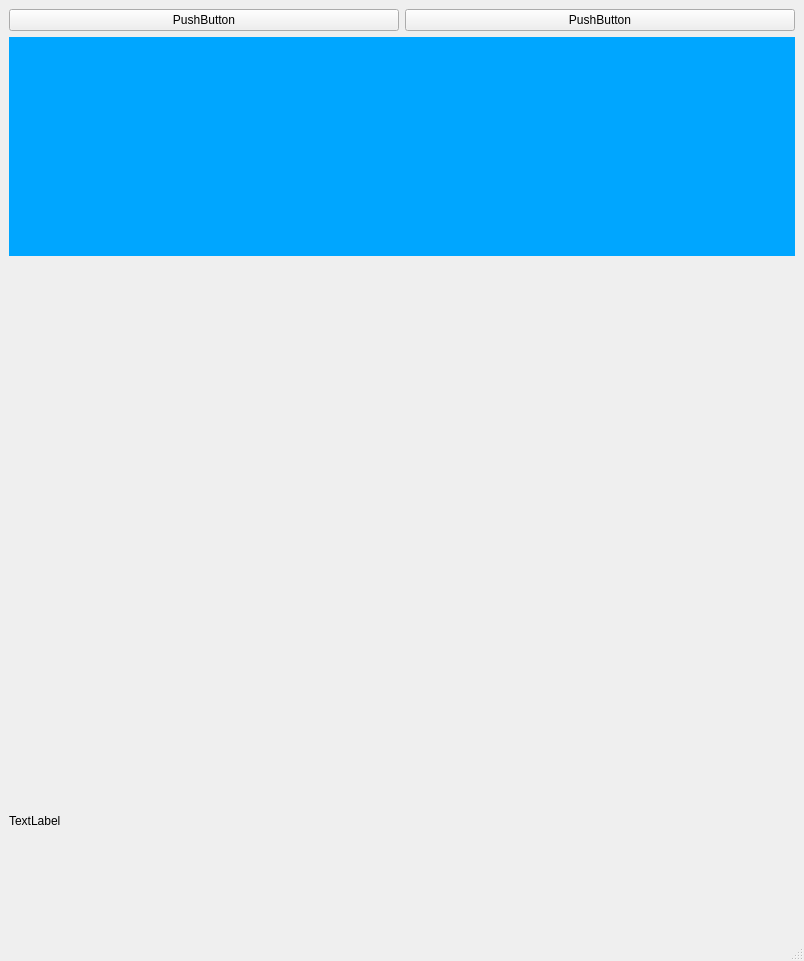
<?xml version="1.0" encoding="UTF-8"?>
<ui version="4.0">
 <class>MainWindow</class>
 <widget class="QMainWindow" name="MainWindow">
  <property name="geometry">
   <rect>
    <x>0</x>
    <y>0</y>
    <width>804</width>
    <height>961</height>
   </rect>
  </property>
  <property name="windowTitle">
   <string>MainWindow</string>
  </property>
  <property name="styleSheet">
   <string notr="true">QFrame#dibujo1{
background-color:rgb(60, 213, 255)
}</string>
  </property>
  <widget class="QWidget" name="centralwidget">
   <layout class="QGridLayout" name="gridLayout">
    <item row="0" column="0">
     <widget class="QPushButton" name="boton1">
      <property name="text">
       <string>PushButton</string>
      </property>
     </widget>
    </item>
    <item row="0" column="1">
     <widget class="QPushButton" name="boton2">
      <property name="text">
       <string>PushButton</string>
      </property>
     </widget>
    </item>
    <item row="1" column="0" colspan="2">
     <widget class="QWidget" name="dibujo1" native="true">
      <property name="minimumSize">
       <size>
        <width>0</width>
        <height>0</height>
       </size>
      </property>
      <property name="maximumSize">
       <size>
        <width>16777215</width>
        <height>16777215</height>
       </size>
      </property>
      <property name="styleSheet">
       <string notr="true">background-color: rgb(0, 166, 255);</string>
      </property>
     </widget>
    </item>
    <item row="2" column="0" colspan="2">
     <widget class="QWidget" name="dibujo2" native="true"/>
    </item>
    <item row="3" column="0" colspan="2">
     <widget class="QWidget" name="dibujo3" native="true"/>
    </item>
    <item row="4" column="0">
     <widget class="QLabel" name="label1">
      <property name="text">
       <string>TextLabel</string>
      </property>
     </widget>
    </item>
   </layout>
  </widget>
  <widget class="QMenuBar" name="menubar">
   <property name="geometry">
    <rect>
     <x>0</x>
     <y>0</y>
     <width>804</width>
     <height>21</height>
    </rect>
   </property>
  </widget>
  <widget class="QStatusBar" name="statusbar"/>
 </widget>
 <resources/>
 <connections/>
</ui>
